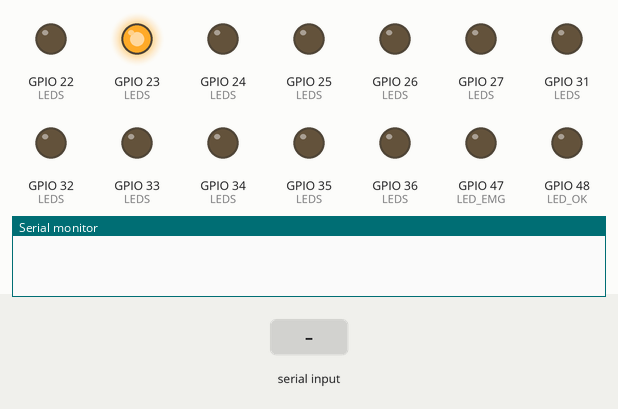
This sketch was run on a simulated ESP32. Shown: output pins drawn as LEDs (lit = HIGH), the last lines printed to the serial monitor. The inputs (shaded band) are chosen by the test bench.

Above: at 0.1 s.
At 0.5 s:
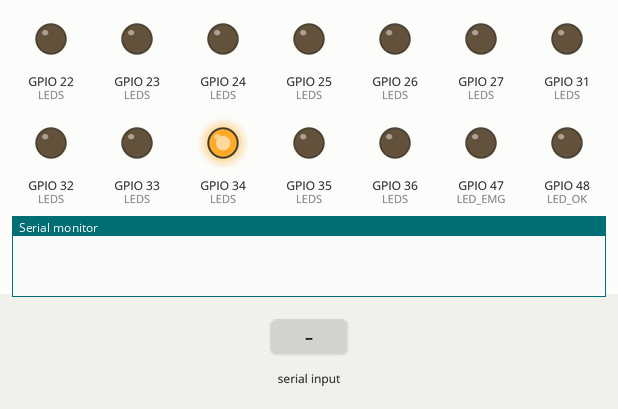
At 2.1 s:
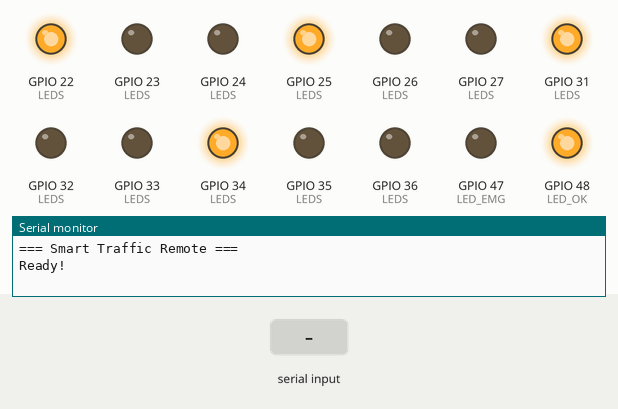
2.2 s: "SIG:\n" received over Serial
3.7 s: "SIG:\n" received over the second serial link
5.2 s: "EMG:\n" received over Serial
6.7 s: "EMG:\n" received over the second serial link
8.2 s: "DEN:\n" received over Serial
9.7 s: "DEN:\n" received over the second serial link
Timing chart, 0 to 12.2 s (numbered marks = the images above; inputs shaded):
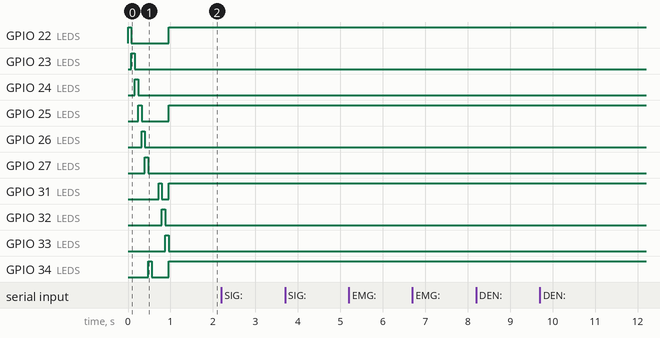

The sketch:

arduino_mega_controller.ino
```cpp
/*
 * ARDUINO MEGA — Smart Traffic LED Controller
 * Receives SIG/DEN/EMG from ESP32 via Serial2 (Pin 17).
 * No RFID, no sensors. All commands from PC.
 * Serial2 Baud: 9600 | USB Baud: 9600
 *
 * Pins: Lane1(22,23,24) Lane2(25,26,27) Lane3(34,35,36) Lane4(31,32,33)
 */

const int LEDS[4][3] = {
  {22, 23, 24},  // Lane 1: R,Y,G
  {25, 26, 27},  // Lane 2: R,Y,G
  {34, 35, 36},  // Lane 3: R,Y,G
  {31, 32, 33}   // Lane 4: R,Y,G
};

#define LED_OK  48
#define LED_EMG 47

void setup() {
  Serial.begin(9600);
  Serial2.begin(9600);

  for (int i = 0; i < 4; i++)
    for (int j = 0; j < 3; j++) {
      pinMode(LEDS[i][j], OUTPUT);
      digitalWrite(LEDS[i][j], LOW);
    }
  pinMode(LED_OK, OUTPUT);
  pinMode(LED_EMG, OUTPUT);

  // LED test
  for (int i = 0; i < 4; i++)
    for (int j = 0; j < 3; j++) {
      digitalWrite(LEDS[i][j], HIGH);
      delay(80);
      digitalWrite(LEDS[i][j], LOW);
    }

  setAllRed();
  digitalWrite(LED_OK, HIGH);
  Serial.println(F("=== Smart Traffic Remote ==="));
  Serial.println(F("Ready!"));
}

void loop() {
  // ESP32 commands
  if (Serial2.available()) {
    String line = Serial2.readStringUntil('\n');
    line.trim();
    if (line.length() > 0) {
      Serial.print(F("ESP> "));
      Serial.println(line);
      handleCmd(line);
    }
  }

  // USB debug commands
  if (Serial.available()) {
    String line = Serial.readStringUntil('\n');
    line.trim();
    if (line.length() > 0) {
      Serial.print(F("USB> "));
      Serial.println(line);
      handleCmd(line);
    }
  }

  delay(10);
}

void handleCmd(String line) {
  if (line.startsWith("SIG:")) {
    setSig(line.substring(4));
  }
  else if (line.startsWith("EMG:")) {
    int lane = line.substring(4).toInt();
    if (lane >= 1 && lane <= 4) {
      setAllRed();
      digitalWrite(LEDS[lane-1][0], LOW);
      digitalWrite(LEDS[lane-1][2], HIGH);
      digitalWrite(LED_EMG, HIGH);
      Serial.print(F("EMG Lane "));
      Serial.println(lane);
      // Send back to ESP32 Receiver
      Serial2.print(F("EMG Lane "));
      Serial2.println(lane);
    } else {
      digitalWrite(LED_EMG, LOW);
      Serial.println(F("EMG off"));
      Serial2.println(F("EMG off"));
    }
  }
  else if (line.startsWith("DEN:")) {
    Serial.print(F("DEN: "));
    Serial.println(line.substring(4));
    Serial2.print(F("DEN: "));
    Serial2.println(line.substring(4));
  }
  else {
    Serial.print(F("? "));
    Serial.println(line);
    Serial2.print(F("Unknown Cmd: "));
    Serial2.println(line);
  }
}

void setSig(String data) {
  char s[4] = {'R','R','R','R'};
  int idx = 0;

  for (unsigned int i = 0; i < data.length() && idx < 4; i++) {
    char c = data.charAt(i);
    if (c == 'R' || c == 'G' || c == 'Y') {
      s[idx++] = c;
      while (i+1 < data.length() && data.charAt(i+1) != ',') i++;
    }
  }

  for (int i = 0; i < 4; i++) {
    digitalWrite(LEDS[i][0], s[i] == 'R' ? HIGH : LOW);
    digitalWrite(LEDS[i][1], s[i] == 'Y' ? HIGH : LOW);
    digitalWrite(LEDS[i][2], s[i] == 'G' ? HIGH : LOW);
  }

  digitalWrite(LED_EMG, LOW);

  // Log locally to Mega USB
  Serial.print(F("SET ["));
  for (int i = 0; i < 4; i++) {
    Serial.print(s[i]);
    if (i < 3) Serial.print(',');
  }
  Serial.println(']');

  // Log remotely back to ESP32
  Serial2.print(F("Lights SET: ["));
  for (int i = 0; i < 4; i++) {
    Serial2.print(s[i]);
    if (i < 3) Serial2.print(',');
  }
  Serial2.println(']');
}

void setAllRed() {
  for (int i = 0; i < 4; i++) {
    digitalWrite(LEDS[i][0], HIGH);
    digitalWrite(LEDS[i][1], LOW);
    digitalWrite(LEDS[i][2], LOW);
  }
}
```
